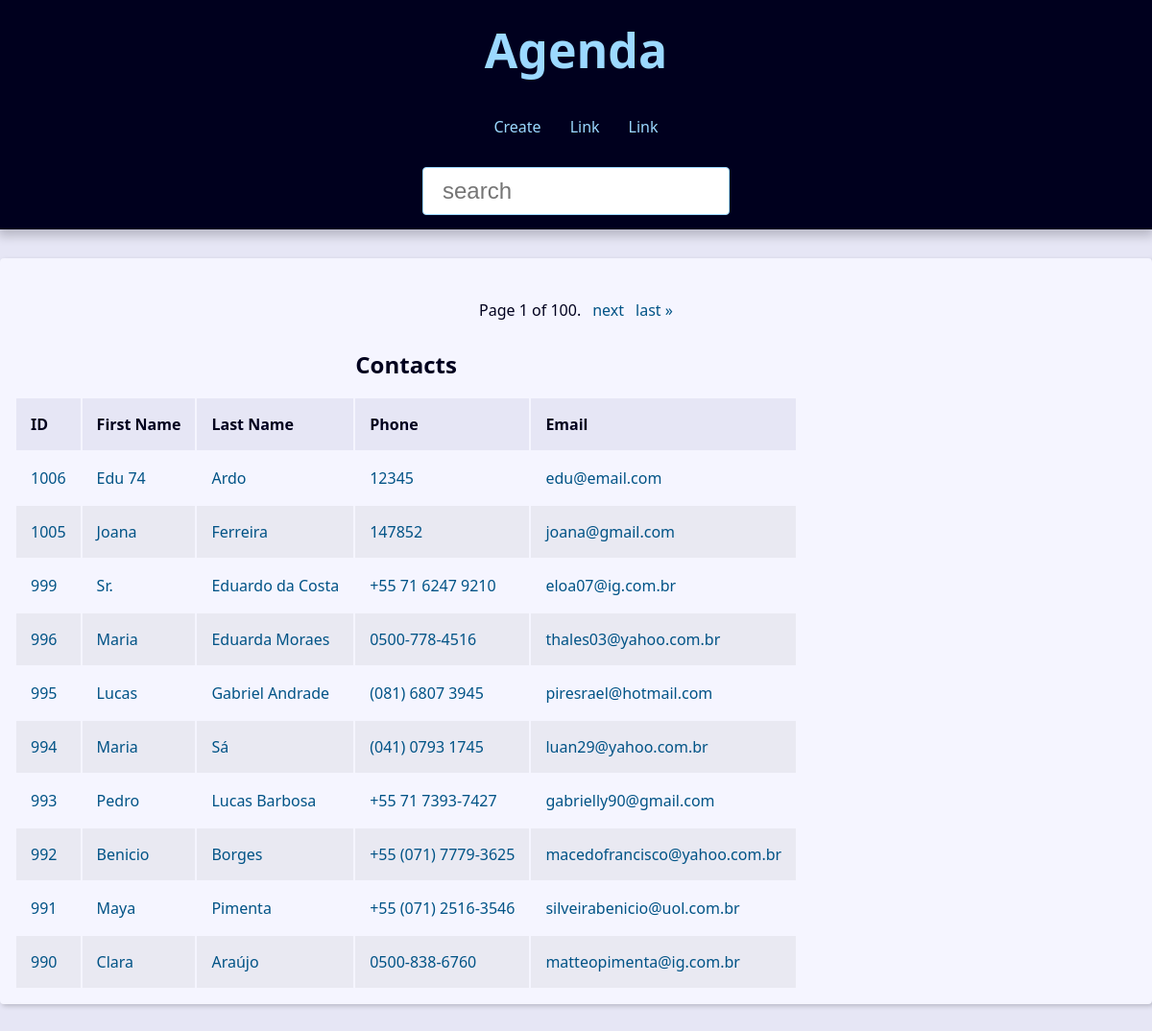
The app's page /, older data.
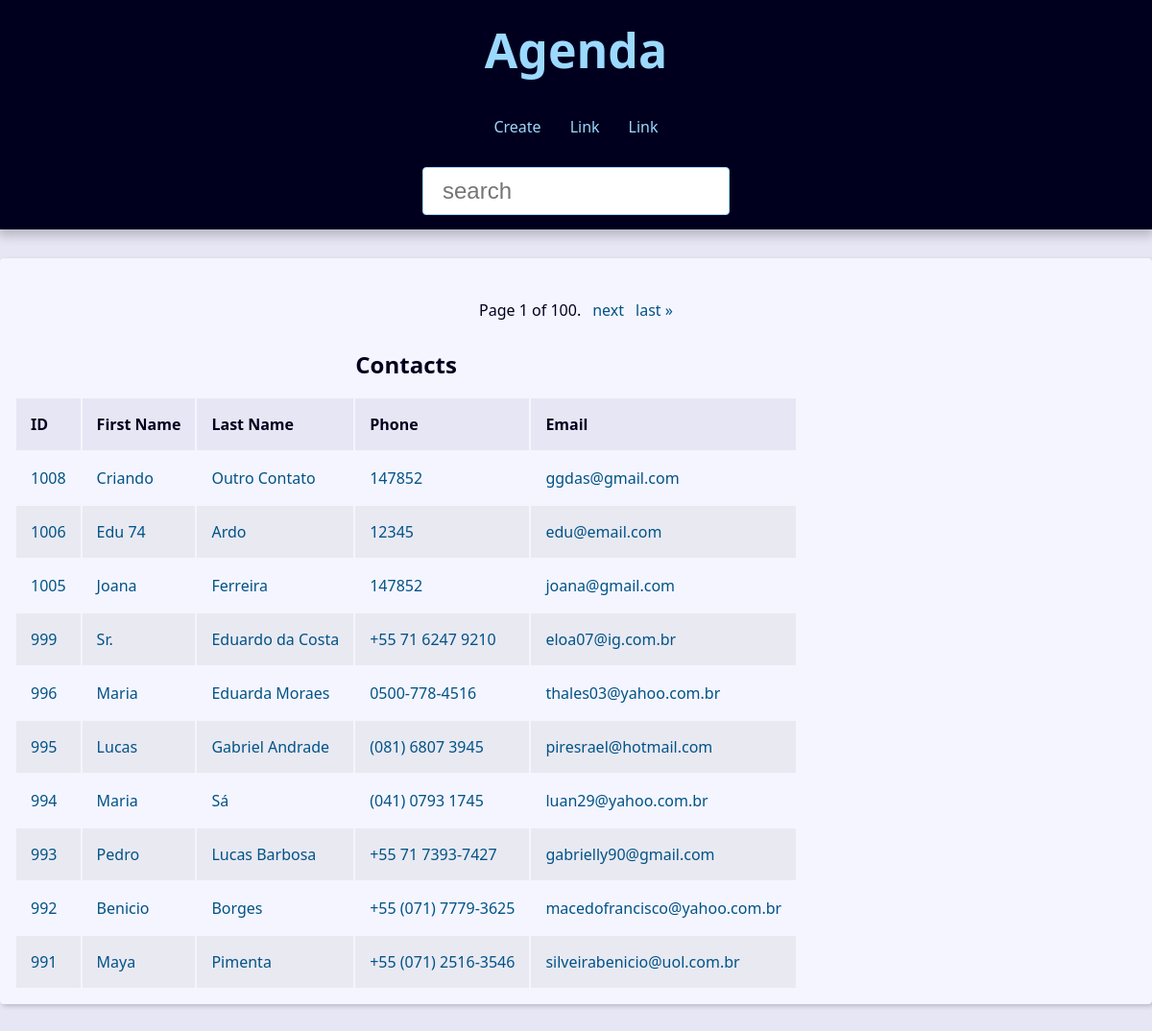
The same page, newer data.
### contact/models.py (models this page shows, shortened)
class Contact(models.Model): # Criação da tabela / model
    first_name = models.CharField(max_length=50) # Max lenght (Máximo de letras)
    last_name = models.CharField(max_length=50)
    phone = models.CharField (max_length=50)
    email = models.EmailField(max_length=254, blank=True)
    created_date = models.DateTimeField(default=timezone.now)
    description = models.TextField(blank=True) # Por ser Text, não é obrigatório colocar o limitador de caracteres
    show = models.BooleanField(default=True)
    picture = models.ImageField(blank=True, upload_to='pictures/%Y/%m/') # upload_to --> Pra qual pasta enviar
    category = models.ForeignKey(Category, on_delete=models.SET_NULL, blank=True, null=True)
    owner = models.ForeignKey(
        User,
        on_delete=models.SET_NULL,
        blank=True, null=True
    )

### contact/views/contact_views.py (the view)
# urls.py: path('', views.index, name='index'),
def index(request):
    contacts = Contact.objects\
        .filter(show=True)\
        .order_by('-id')#[:10]
    paginator = Paginator(contacts, 10)
    page_number = request.GET.get("page")
    page_obj = paginator.get_page(page_number)
    print(contacts.query)
    context = {
        'page_obj': page_obj,
        'site_title': 'Contatos - ',
    }
    return render(
        request,
        'contact/index.html',
        context
    )

### contact/templates/contact/index.html (shortened to what this page needs)
{% extends "global/base.html" %}
{% block content %}
{% if page_obj %}
    <div class="responsive-table">
        <table>
            <caption class="table-caption">
                Contacts
            </caption>
            <thead>
                <tr class="table-row table-row-header">
                    <th class="table-header"> ID </th>
                    <th class="table-header"> First Name </th>
                    <th class="table-header"> Last Name </th>
                    <th class="table-header"> Phone </th>
                    <th class="table-header"> Email </th>
                </tr>
            </thead>
            <tbody>
                {% for contact in page_obj %}
                    <tr class="table-row">
                        <td class="table-cel">
                            <a class="table-link" href="{% url 'contact:contact' contact.id %}">
                                {{ contact.id }}
                            </a>
                        </td>
                        <td class="table-cel">
                            <a class="table-link" href="#">
                                {{ contact.first_name }}
                            </a>
                        </td>
                        <td class="table-cel">
                            <a class="table-link" href="#">
                                {{ contact.last_name }}
                            </a>
                        </td>
                        <td class="table-cel">
                            <a class="table-link" href="#">
                                {{ contact.phone }}
                            </a>
                        </td>
                        <td class="table-cel">
                            <a class="table-link" href="#">
                                {{ contact.email }}
                            </a>
                        </td>
                    </tr>
                {% endfor %}
            </tbody>
    </div>
{% else %}
<div class="single-contact">
    <h1 class="single-contact-name">
        Nenhum contato encontrado.
    </h1>
</div>
{% endif %}
{% endblock content %}

### base_templates/global/base.html (shortened to what this page needs)
<!DOCTYPE html>
<html lang="pt-br">
<head>
    {% include 'global/partials/_head.html' %}
</head>
<body>
    {% include 'global/partials/_header.html' %}
    <main class="content">
        {% block  content %} {% endblock %}
        {% include 'global/partials/_pagination.html' %}
    </main>
</body>
</html>

### base_templates/global/partials/_head.html (shortened to what this page needs)
{% load static %}
<link rel="stylesheet" href="{% static 'global/css/style.css' %}">

### base_templates/global/partials/_header.html
<header class="header">
    <h1 class="header-heading">
        <a class="header-link" href="{% url 'contact:index' %}"> Agenda </a>
    </h1>
    <nav class="menu">
        <ul class="menu-list">
            <li class="menu-item">
                <a class="menu-link" href="{% url "contact:create" %}">
                    Create
                </a>
            </li>
            <li class="menu-item">
                <a class="menu-link" href="">
                    Link
                </a>
            </li>
            <li class="menu-item">
                <a class="menu-link" href="">
                    Link
                </a>
            </li>
        </ul>
    </nav>
    <div class="search">
        <form action="{% url 'contact:search' %}" method="GET">
            <input type="text" class="search-input" placeholder="search" id="search" name="q" value="{{ request.GET.q.strip }}">
        </form>
    </div>
</header>

### base_templates/global/partials/_pagination.html (shortened to what this page needs)
{% if page_obj %}
    <div class="pagination">
        <span class="step-links">
            <span class="current">
                Page {{ page_obj.number }} of {{ page_obj.paginator.num_pages }}.
            </span>
            {% if page_obj.has_next %}
                <a href="?page={{ page_obj.next_page_number }}&q={{ request.GET.q.strip }}">next</a>
                <a href="?page={{ page_obj.paginator.num_pages }}&q={{ request.GET.q.strip }}">last &raquo;</a>
            {% endif %}
        </span>
    </div>
{% endif %}

### base_static/global/css/style.css (style rules this page uses)
:root { --spacing: 1.5rem; --link-dark-color: rgb(0, 83, 134); --link-light-color: rgb(156, 217, 255); --clr-white: rgb(245, 245, 255); --clr-black: rgb(0, 0, 30); --clr-light-gray: rgb(230, 230, 245); --clr-dark-shadow-5: rgba(0, 0, 10, 5%); --clr-dark-shadow-10: rgba(0, 0, 10, 10%); --clr-dark-shadow-20: rgba(0, 0, 10, 20%); --clr-light-shadow-5: rgba(200, 200, 255, 5%); --clr-light-shadow-10: rgba(200, 200, 255, 10%); --clr-light-shadow-20: rgba(200, 200, 255, 20%); --main-page-width: 120rem; --table-min-width: 60rem; --biggest-font-size: 5rem; --bigger-font-size: 4rem; --big-font-size: 3.2rem; --medium-font-size: 2.4rem; --small-font-size: 1.6rem; --smaller-font-size: 1.4rem; --smallest-font-size: 1.2rem; --transition-fast: 300ms; --transition-medium: 600ms; --transition-slow: 1s; --default-border-radius: 4px; }
*, *::before, *::after { margin: 0; padding: 0; box-sizing: border-box; }
html { font-size: 62.5%; }
body { font-family: system-ui, -apple-system, BlinkMacSystemFont, 'Segoe UI', Roboto, Oxygen, Ubuntu, Cantarell, 'Open Sans', 'Helvetica Neue', sans-serif; line-height: 1.5; font-size: var(--small-font-size); color: var(--clr-black); -webkit-font-smoothing: antialiased; background: var(--clr-light-gray); }
.header { background: var(--clr-black); padding: var(--spacing); box-shadow: 0 5px 10px 2px var(--clr-dark-shadow-20); z-index: 1; position: relative; }
.header-heading { font-size: var(--biggest-font-size); text-align: center; }
.header-link { color: var(--link-light-color); text-decoration: none; transition: filter var(--transition-fast) ease-in-out; }
.menu { margin: var(--spacing); }
.menu-list { list-style: none; display: flex; justify-content: center; flex-flow: row wrap; }
.menu-link { display: block; padding: var(--spacing); color: var(--link-light-color); text-decoration: none; transition: background-color var(--transition-fast) ease-in-out; border-radius: var(--default-border-radius); }
.content { max-width: var(--main-page-width); margin: calc(var(--spacing) * 2) auto; padding: var(--spacing); background: var(--clr-white); box-shadow: 2px 2px 5px var(--clr-dark-shadow-20); border-radius: var(--default-border-radius); }
.responsive-table { width: 100%; overflow-x: auto; }
.table-caption { font-size: var(--medium-font-size); font-weight: bold; padding: var(--spacing); }
.table-row { text-align: left; text-overflow: ellipsis; transition: background-color var(--transition-fast) ease-in-out; }
.table-row:nth-of-type(2n) { background: var(--clr-dark-shadow-5); }
.table-row-header { background: var(--clr-light-gray); color: var(--clr-black); }
.table-cel, .table-header { padding: var(--spacing); }
.table-link { color: var(--link-dark-color); transition: color var(--transition-fast) ease-in-out; text-decoration: none; }
.pagination { margin-top: var(--spacing); display: flex; justify-content: center; padding: calc(var(--spacing) * 0.8); font-size: var(--small-font-size); }
.pagination .step-links { display: flex; gap: calc(var(--spacing) * 0.8); }
.pagination .step-links a { color: var(--link-dark-color); transition: color var(--transition-fast) ease-in-out; text-decoration: none; display: block; }
.search { display: flex; justify-content: center; }
.search-input { font-size: var(--medium-font-size); padding: 1rem 2rem; width: 100%; max-width: 32rem; border-radius: var(--default-border-radius); border: 1px solid var(--link-light-color); }

Row changes from the older to the newer data that the page shows:
no longer on this page (row unchanged): Contact: id "990", first_name "Clara", last_name "Araújo", phone "0500-838-6760", email "matteopimenta@ig.com.br"
added Contact: id "1008", first_name "Criando", last_name "Outro Contato", phone "147852", email "ggdas@gmail.com"
